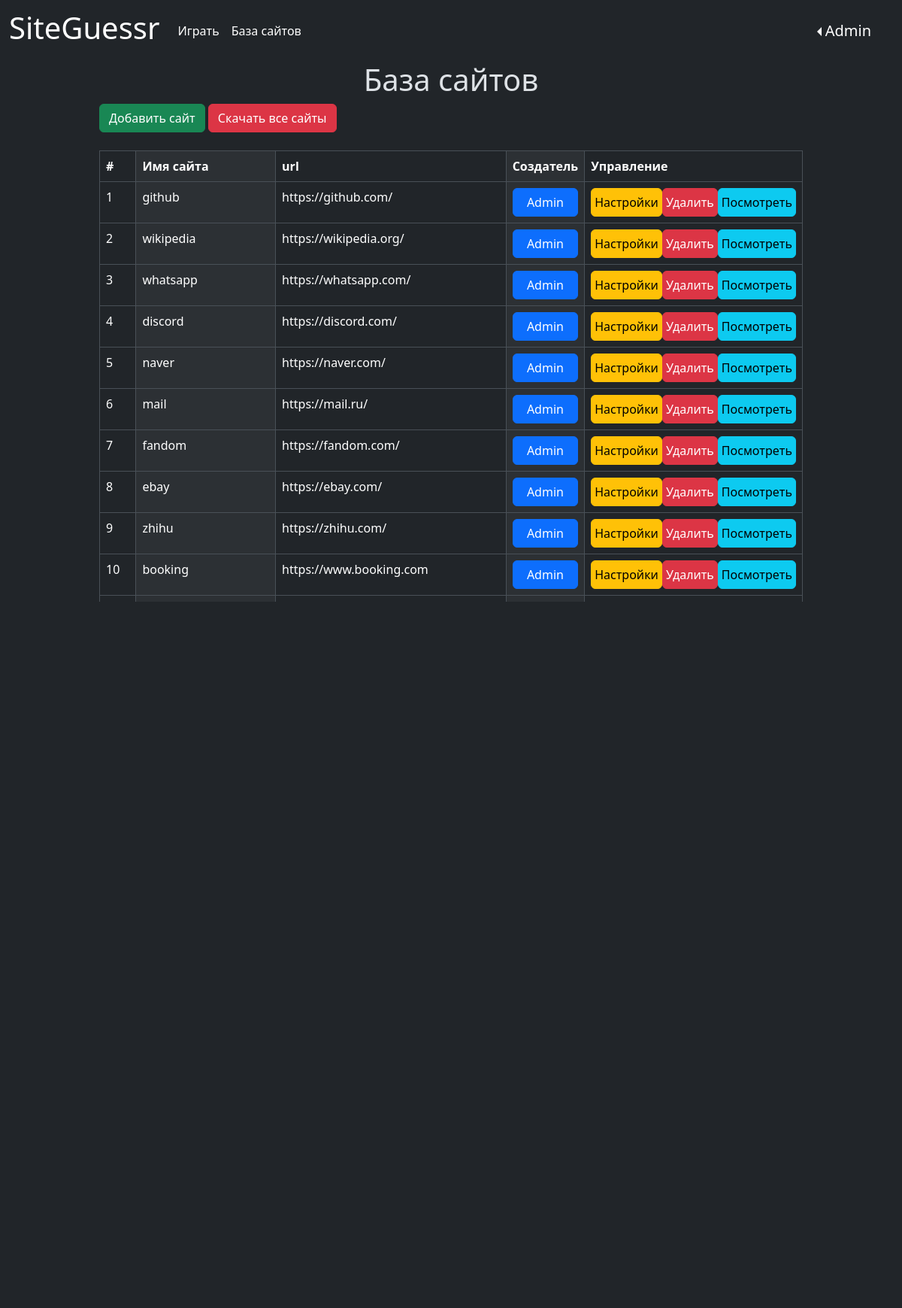
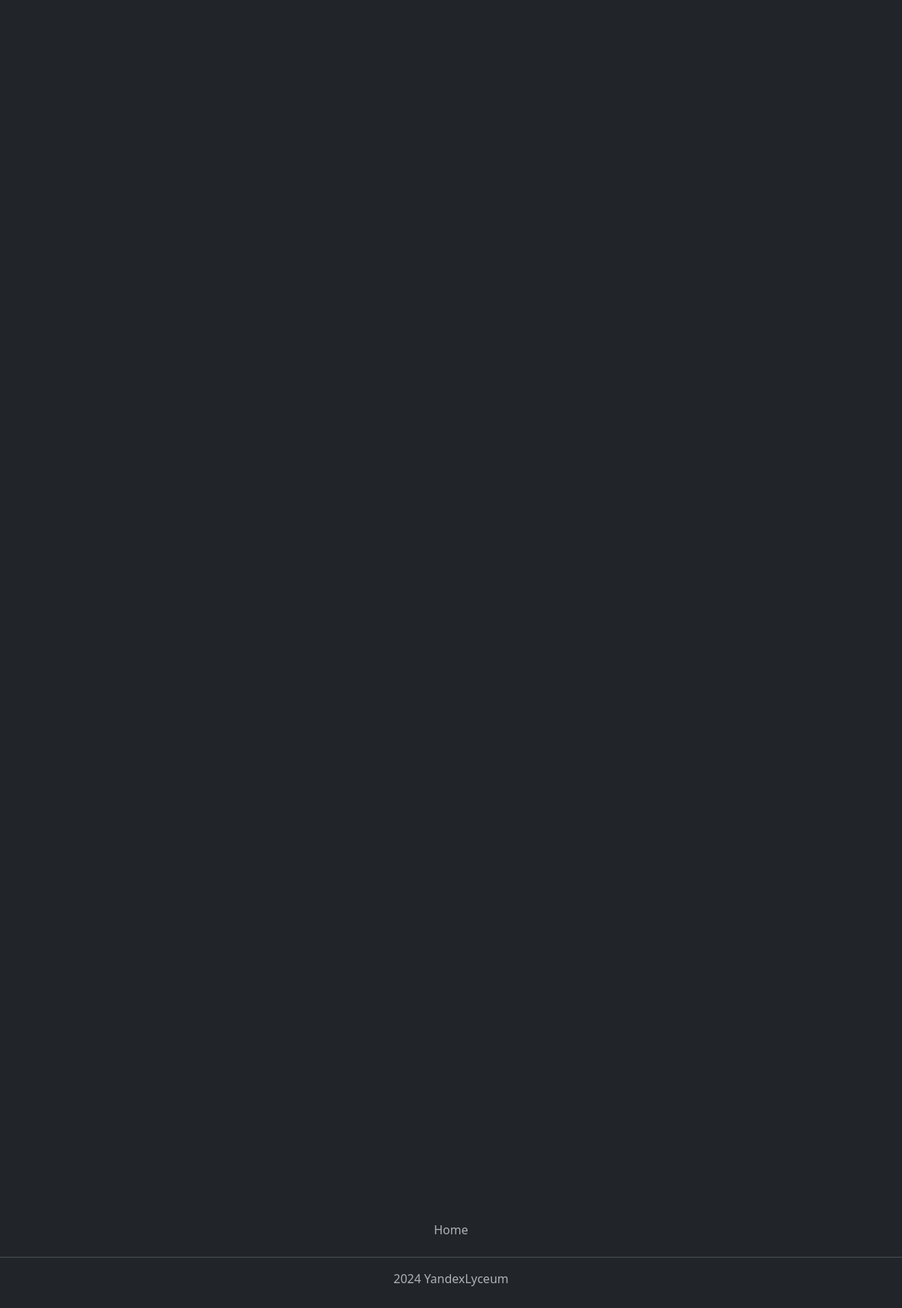
/websites (signed in), run on the app's committed database (2 pictures, top to bottom).
### data/users.py (models this page shows, shortened)
class User(SqlAlchemyBase, UserMixin, SerializerMixin):
    __tablename__ = 'user'
    id = sqlalchemy.Column(sqlalchemy.Integer,
                           primary_key=True, autoincrement=True)
    login = sqlalchemy.Column(sqlalchemy.String, unique=True, nullable=True)
    description = sqlalchemy.Column(sqlalchemy.String)  # описание
    role = sqlalchemy.Column(sqlalchemy.String, nullable=True, default="newbie")  # роль
    banned = sqlalchemy.Column(sqlalchemy.Boolean, nullable=True, default=False)  # бан
    created_date = sqlalchemy.Column(sqlalchemy.DateTime)
    modified_date = sqlalchemy.Column(sqlalchemy.DateTime)
    hashed_password = sqlalchemy.Column(sqlalchemy.String, nullable=True)
    statistic = orm.relationship("Statistic", back_populates='user', uselist=False)
    games = orm.relationship("Game", back_populates='user')
    website = orm.relationship("Website", back_populates='user')

### data/websites.py (models this page shows)
class Website(SqlAlchemyBase, SerializerMixin):
    __tablename__ = 'website'
    id = sqlalchemy.Column(sqlalchemy.Integer, primary_key=True, autoincrement=True)
    name = sqlalchemy.Column(sqlalchemy.String, nullable=True)
    url = sqlalchemy.Column(sqlalchemy.String)
    user_id = sqlalchemy.Column(sqlalchemy.Integer, sqlalchemy.ForeignKey("user.id"), nullable=True)
    user = orm.relationship('User')

### main.py (the view)
@app.route("/websites", methods=["GET", "POST"])
@login_required
def websites():
    if not current_user.is_authenticated:
        return redirect("/")
    if not current_user.banned != 1:
        params = {"title": "error",
                  "error": "Извините, у вас есть блокировка вы не можете зайти на эту страницу."}
        return render_template("error.html", **params)
    db_sess = db_session.create_session()
    params = {"title": "База сайтов",
              "websites": [user for user in
                           db_sess.query(Website).join(User).all()]}
    return render_template("websites.html", **params)

### data/db_session.py (called while the page is built)
def create_session() -> Session:
    global __factory
    return __factory()

### main.py (called while the page is built)
@login_manager.user_loader
def load_user(user_id):
    db_sess = db_session.create_session()
    return db_sess.query(User).get(user_id)

### templates/websites.html (shortened to what this page needs)
<div class="main-body">
    <h1 class="text-center"><% title %></h1>
    <div class="container">
        <a href="/website" class="btn btn-success">Добавить сайт</a>
        <a href="/save_websites" class="btn btn-danger">Скачать все сайты</a>
    </div>
    <br>
    <div class="container table-wrapper">
        <table class="table table-striped-columns table-bordered ">
            <thead>
            <tr class="">
                <th class="col-1" scope="col">#</th>
                <th class="col-3" scope="col">Имя сайта</th>
                <th class="col-5" scope="col">url</th>
                <th class="col-1" scope="col">Создатель</th>
                <th class="col-1" scope="col">Управление</th>
            </tr>
            </thead>
            <tbody>
            <tr class="-primary" id="<% website.id %>">
                <td><% loop.index %></td>
                <td><% website.name %></td>
                <td><% website.url %></td>
                <td>
                    <div class="d-grid gap-2">
                        <a class="btn btn-primary " href="/profile/<% website.user.login %>"
                           role="button">
                        </a>
                    </div>
                </td>
                <td>
                    <div class="">
                        <div class="d-flex">
                            <a class="btn btn-warning mx-auto d-grid px-1" href="/website/<% website.id %>"
                               role="button">
                                Настройки
                            </a>
                            <a class="btn btn-danger mx-auto d-grid px-1" href="/website_delete/<% website.id %>"
                               role="button">
                                Удалить
                            </a>
                            <a class="btn btn-info mx-auto d-grid px-1" href="/view_site/<% website.id %>"
                               role="button">
                                Посмотреть
                            </a>
                        </div>
                    </div>
                </td>
            </tr>
            </tbody>
        </table>
    </div>
</div>

### templates/base.html (shortened to what this page needs)
<!DOCTYPE html>
<html lang="ru" data-bs-theme="dark">
<head>
    <link href="https://cdn.jsdelivr.net/npm/bootstrap@5.3.2/dist/css/bootstrap.min.css" rel="stylesheet"
>
    <link rel="stylesheet" type="text/css" href=<% url_for(
    'static', filename='css/style.css') %> />
</head>
<body class="d-flex flex-column min-vh-100">
<header>
    <nav class="navbar navbar-expand">
        <div class="container-fluid">
            <a class="navbar-brand" href="/"><h1> SiteGuessr </h1></a>
            <div class="collapse navbar-collapse" id="navbarNav">
                <ul class="navbar-nav">
                    <li class="nav-item">
                        <a class="nav-link active" aria-current="page" href="/game_menu">Играть</a>
                    </li>
                </ul>
                <ul class="navbar-nav">
                    <li class="nav-item">
                        <a href="/websites" class="nav-link active" aria-current="page">База сайтов</a>
                    </li>
                </ul>
            </div>
            <div class="row">
                <div class="dropdown dropstart">
                    <button class="navbar-brand dropdown-toggle btn"
                            id="dropdownMenuLink" data-bs-toggle="dropdown" aria-expanded="false"><%
                    </button>
                </div>
            </div>
        </div>
    </nav>
</header>
<footer class="py-3 my-4 mt-auto">
    <ul class="nav justify-content-center border-bottom pb-3 mb-3">
        <li class="nav-item"><a href="/" class="nav-link px-2 text-muted">Home</a></li>
    </ul>
    <p class="text-center text-muted">2024 YandexLyceum</p>
</footer>
</body>
</html>

### static/css/style.css (style rules this page uses)
.main-body { margin-left: 10%; margin-right: 10%; }
.table-wrapper { max-height: 600px; overflow: auto; }

### data on the page
User: login "Admin"
Website: name "github", url "https://github.com/", user.login "Admin"
Website: name "wikipedia", url "https://wikipedia.org/", user.login "Admin"
Website: name "whatsapp", url "https://whatsapp.com/", user.login "Admin"
Website: name "discord", url "https://discord.com/", user.login "Admin"
Website: name "naver", url "https://naver.com/", user.login "Admin"
Website: name "mail", url "https://mail.ru/", user.login "Admin"
Website: name "fandom", url "https://fandom.com/", user.login "Admin"
Website: name "ebay", url "https://ebay.com/", user.login "Admin"
Website: name "zhihu", url "https://zhihu.com/", user.login "Admin"
Website: name "booking", url "https://www.booking.com", user.login "Admin"

### other printed values
{{ title }} "База сайтов"
